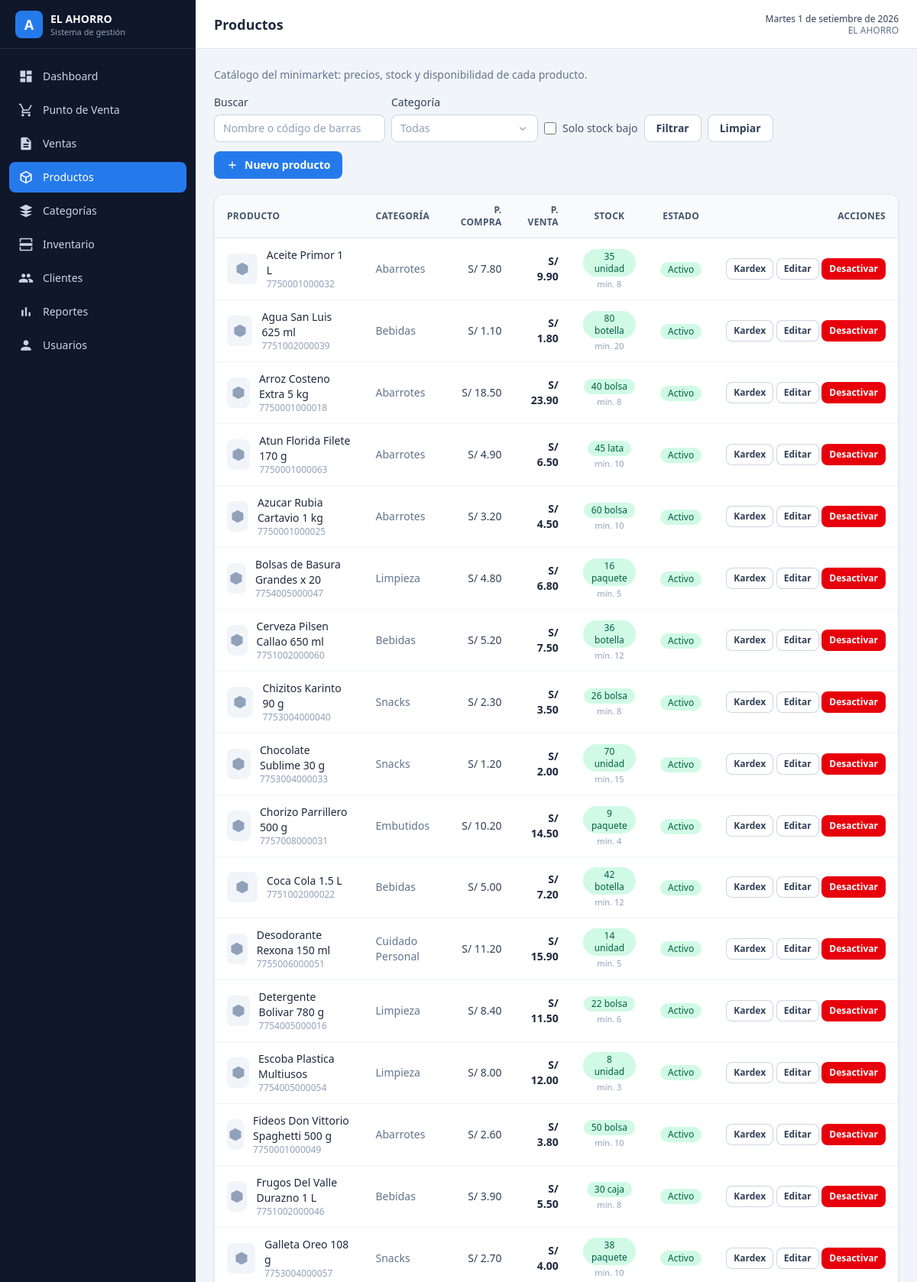
Screenshot of /pages/productos.php (signed in, upper part) with the database file from the repository.
### tables this page shows
CREATE TABLE productos (
    id_producto    INT AUTO_INCREMENT PRIMARY KEY,
    codigo_barras  VARCHAR(50)   NOT NULL,
    nombre         VARCHAR(150)  NOT NULL,
    descripcion    VARCHAR(255)  NULL,
    id_categoria   INT           NOT NULL,
    precio_compra  DECIMAL(10,2) NOT NULL DEFAULT 0.00,
    precio_venta   DECIMAL(10,2) NOT NULL DEFAULT 0.00,
    stock          INT           NOT NULL DEFAULT 0,
    stock_minimo   INT           NOT NULL DEFAULT 5,
    unidad_medida  VARCHAR(20)   NOT NULL DEFAULT 'UNIDAD',
    imagen         VARCHAR(255)  NULL,
    estado         TINYINT(1)    NOT NULL DEFAULT 1,
    created_at     TIMESTAMP     NOT NULL DEFAULT CURRENT_TIMESTAMP,
    updated_at     TIMESTAMP     NULL DEFAULT NULL ON UPDATE CURRENT_TIMESTAMP,
    CONSTRAINT uq_productos_codigo UNIQUE (codigo_barras),
    CONSTRAINT fk_productos_categoria
        FOREIGN KEY (id_categoria) REFERENCES categorias (id_categoria)
        ON UPDATE CASCADE ON DELETE RESTRICT,
    INDEX idx_productos_nombre (nombre),
    INDEX idx_productos_categoria (id_categoria)
);

CREATE TABLE categorias (
    id_categoria INT AUTO_INCREMENT PRIMARY KEY,
    nombre       VARCHAR(80)   NOT NULL,
    descripcion  VARCHAR(255)  NULL,
    estado       TINYINT(1)    NOT NULL DEFAULT 1,
    created_at   TIMESTAMP     NOT NULL DEFAULT CURRENT_TIMESTAMP,
    CONSTRAINT uq_categorias_nombre UNIQUE (nombre)
);

### config.php (called while the page is built, shortened)
<?php
function e($valor)
{
    return htmlspecialchars((string) $valor, ENT_QUOTES, 'UTF-8');
}
function money($monto)
{
    return 'S/ ' . number_format((float) $monto, 2, '.', ',');
}

### middleware/Auth.php (called while the page is built, shortened)
<?php
class Auth
{
    public static function rol()
    {
        return $_SESSION['usuario']['rol'] ?? null;
    }
    public static function esAdministrador()
    {
        return in_array(self::rol(), ['Administrador', 'SuperAdministrador'], true);
    }
}

### database/Conexion.php (called while the page is built)
<?php
class Conexion
{
    private static $instancia = null;
    public static function conectar()
    {
        if (self::$instancia !== null) {
            return self::$instancia;
        }
        try {
            $host = $_ENV['DB_HOST'] ?? (getenv('DB_HOST') ?: 'localhost');
            $db   = $_ENV['DB_NAME'] ?? (getenv('DB_NAME') ?: 'minimarket');
            $user = $_ENV['DB_USER'] ?? (getenv('DB_USER') ?: 'root');
            $pass = $_ENV['DB_PASS'] ?? (getenv('DB_PASS') ?: '');
            $conexion = new PDO(
                'mysql:host=' . $host . ';dbname=' . $db . ';charset=utf8mb4',
                $user,
                $pass,
                [
                    PDO::ATTR_ERRMODE            => PDO::ERRMODE_EXCEPTION,
                    PDO::ATTR_DEFAULT_FETCH_MODE => PDO::FETCH_ASSOC,
                    PDO::ATTR_EMULATE_PREPARES   => false,
                ]
            );
            self::$instancia = $conexion;
            return $conexion;
        } catch (PDOException $e) {
            die('Error de conexión a la base de datos: ' . $e->getMessage());
        }
    }
}

### controllers/ProductoController.php (called while the page is built, shortened)
<?php
require_once __DIR__ . '/../models/Producto.php';
class ProductoController
{
    private $modelo;
    public function __construct()
    {
        $this->modelo = new Producto();
    }
    public function listar($filtros = [])
    {
        return $this->modelo->listar($filtros);
    }
}

### models/Producto.php (called while the page is built, shortened)
<?php
require_once __DIR__ . '/../database/Conexion.php';
class Producto
{
    private $conexion;
    public function __construct()
    {
        $this->conexion = Conexion::conectar();
    }
    public function listar($filtros = [])
    {
        $sql = "
            SELECT
                p.*,
                c.nombre AS categoria
            FROM productos p
            INNER JOIN categorias c ON c.id_categoria = p.id_categoria
            WHERE 1 = 1
        ";
        $parametros = [];
        $sql .= " ORDER BY p.nombre ASC";
        $stmt = $this->conexion->prepare($sql);
        $stmt->execute($parametros);
        return $stmt->fetchAll();
    }
}

### pages/productos.php (the view, shortened to what this page needs)
<?php
require_once __DIR__ . '/../config.php';
require_once __DIR__ . '/../middleware/Auth.php';
require_once __DIR__ . '/../controllers/ProductoController.php';
$esAdmin     = Auth::esAdministrador();
$controlador = new ProductoController();
$filtros = [
    'busqueda'     => trim($_GET['q'] ?? ''),
    'id_categoria' => (int) ($_GET['categoria'] ?? 0),
    'stock_bajo'   => !empty($_GET['stock_bajo']),
];
$productos = $controlador->listar($filtros);
require __DIR__ . '/../components/layout_inicio.php';
?>
<p class="mb-4 text-sm text-slate-500">Catálogo del minimarket: precios, stock y disponibilidad de cada producto.</p>
<div class="mb-5 flex flex-wrap items-end justify-between gap-3">
    <form method="GET" action="<?= BASE_URL ?>productos" class="flex flex-wrap items-end gap-2">
        <div>
            <label for="q" class="etiqueta">Buscar</label>
            <input type="search" id="q" name="q" value="<?= e($filtros['busqueda']) ?>"
                class="campo w-56" placeholder="Nombre o código de barras">
        </div>
        <div>
            <label for="categoria" class="etiqueta">Categoría</label>
        </div>
        <label class="flex items-center gap-2 pb-2 text-sm text-slate-600">
            <input type="checkbox" name="stock_bajo" value="1"
                class="h-4 w-4 rounded border-slate-300 text-marca-600"
                <?= $filtros['stock_bajo'] ? 'checked' : '' ?>>
            Solo stock bajo
        </label>
        <button type="submit" class="btn-secundario">Filtrar</button>
        <a href="<?= BASE_URL ?>productos" class="btn-secundario">Limpiar</a>
    </form>
    <?php if ($esAdmin): ?>
        <button type="button" class="btn-primario" onclick="abrirModal()">
            <svg class="h-4 w-4" viewBox="0 0 24 24" fill="currentColor">
                <path d="M19 13h-6v6h-2v-6H5v-2h6V5h2v6h6v2z" />
            </svg>
            Nuevo producto
        </button>
    <?php endif; ?>
</div>
<div class="tarjeta overflow-hidden">
    <div class="hidden overflow-x-auto sm:block">
        <table class="tabla">
            <thead>
                <tr>
                    <th>Producto</th>
                    <th>Categoría</th>
                    <th class="text-right">P. Compra</th>
                    <th class="text-right">P. Venta</th>
                    <th class="text-center">Stock</th>
                    <th class="text-center">Estado</th>
                    <?php if ($esAdmin): ?><th class="text-right">Acciones</th><?php endif; ?>
                </tr>
            </thead>
            <tbody>
                <?php foreach ($productos as $producto): ?>
                    <?php $bajo = (int) $producto['stock'] <= (int) $producto['stock_minimo']; ?>
                    <tr>
                        <td>
                            <div class="flex items-center gap-3">
                                <?php if (!empty($producto['imagen'])): ?>
                                    <img src="<?= BASE_URL ?>assets/img/productos/<?= e($producto['imagen']) ?>"
                                        alt="" class="h-10 w-10 rounded-lg object-cover ring-1 ring-slate-200">
                                <?php else: ?>
                                    <span class="flex h-10 w-10 items-center justify-center rounded-lg bg-slate-100 text-slate-400">
                                        <svg class="h-5 w-5" viewBox="0 0 24 24" fill="currentColor">
                                            <path d="M12 2 3 7v10l9 5 9-5V7l-9-5z" />
                                        </svg>
                                    </span>
                                <?php endif; ?>
                                <div class="min-w-0">
                                    <p class="font-medium text-slate-800"><?= e($producto['nombre']) ?></p>
                                    <p class="text-xs text-slate-400"><?= e($producto['codigo_barras']) ?></p>
                                </div>
                            </div>
                        </td>
                        <td class="text-slate-500"><?= e($producto['categoria']) ?></td>
                        <td class="text-right"><?= money($producto['precio_compra']) ?></td>
                        <td class="text-right font-semibold text-slate-800"><?= money($producto['precio_venta']) ?></td>
                        <td class="text-center">
                            <span class="<?= $bajo ? 'badge-rojo' : 'badge-verde' ?>">
                                <?= (int) $producto['stock'] ?> <?= e(strtolower($producto['unidad_medida'])) ?>
                            </span>
                            <p class="mt-0.5 text-[11px] text-slate-400">mín. <?= (int) $producto['stock_minimo'] ?></p>
                        </td>
                        <td class="text-center">
                            <?php if ((int) $producto['estado'] === 1): ?>
                                <span class="badge-verde">Activo</span>
                            <?php else: ?>
                                <span class="badge-gris">Inactivo</span>
                            <?php endif; ?>
                        </td>
                        <?php if ($esAdmin): ?>
                            <td class="text-right whitespace-nowrap">
                                <a href="<?= BASE_URL ?>inventario?id_producto=<?= (int) $producto['id_producto'] ?>"
                                    class="btn-secundario btn-sm">Kardex</a>
                                <button type="button" class="btn-secundario btn-sm"
                                    onclick='editar(<?= json_encode($producto, JSON_HEX_APOS | JSON_HEX_QUOT) ?>)'>
                                    Editar
                                </button>
                                <form method="POST" action="<?= BASE_URL ?>productos" class="inline">
                                    <button type="submit"
                                        class="<?= (int) $producto['estado'] === 1 ? 'btn-peligro' : 'btn-exito' ?> btn-sm">
                                        <?= (int) $producto['estado'] === 1 ? 'Desactivar' : 'Activar' ?>
                                    </button>
                                </form>
                            </td>
                        <?php endif; ?>
                    </tr>
                <?php endforeach; ?>
            </tbody>
        </table>
    </div>
</div>
<?php require __DIR__ . '/../components/layout_fin.php'; ?>

### rows the page displays
productos: nombre "Aceite Primor 1 L", codigo_barras "7750001000032", id_categoria.nombre "Abarrotes", precio_compra "S/ 7.80", precio_venta "S/ 9.90", stock "35", unidad_medida "unidad", stock_minimo "8", estado "Activo"
productos: nombre "Agua San Luis 625 ml", codigo_barras "7751002000039", id_categoria.nombre "Bebidas", precio_compra "S/ 1.10", precio_venta "S/ 1.80", stock "80", unidad_medida "botella", stock_minimo "20", estado "Activo"
productos: nombre "Arroz Costeno Extra 5 kg", codigo_barras "7750001000018", id_categoria.nombre "Abarrotes", precio_compra "S/ 18.50", precio_venta "S/ 23.90", stock "40", unidad_medida "bolsa", stock_minimo "8", estado "Activo"
productos: nombre "Atun Florida Filete 170 g", codigo_barras "7750001000063", id_categoria.nombre "Abarrotes", precio_compra "S/ 4.90", precio_venta "S/ 6.50", stock "45", unidad_medida "lata", stock_minimo "10", estado "Activo"
productos: nombre "Azucar Rubia Cartavio 1 kg", codigo_barras "7750001000025", id_categoria.nombre "Abarrotes", precio_compra "S/ 3.20", precio_venta "S/ 4.50", stock "60", unidad_medida "bolsa", stock_minimo "10", estado "Activo"
productos: nombre "Bolsas de Basura Grandes x 20", codigo_barras "7754005000047", id_categoria.nombre "Limpieza", precio_compra "S/ 4.80", precio_venta "S/ 6.80", stock "16", unidad_medida "paquete", stock_minimo "5", estado "Activo"
productos: nombre "Cerveza Pilsen Callao 650 ml", codigo_barras "7751002000060", id_categoria.nombre "Bebidas", precio_compra "S/ 5.20", precio_venta "S/ 7.50", stock "36", unidad_medida "botella", stock_minimo "12", estado "Activo"
productos: nombre "Chizitos Karinto 90 g", codigo_barras "7753004000040", id_categoria.nombre "Snacks", precio_compra "S/ 2.30", precio_venta "S/ 3.50", stock "26", unidad_medida "bolsa", stock_minimo "8", estado "Activo"
productos: nombre "Chocolate Sublime 30 g", codigo_barras "7753004000033", id_categoria.nombre "Snacks", precio_compra "S/ 1.20", precio_venta "S/ 2.00", stock "70", unidad_medida "unidad", stock_minimo "15", estado "Activo"
productos: nombre "Chorizo Parrillero 500 g", codigo_barras "7757008000031", id_categoria.nombre "Embutidos", precio_compra "S/ 10.20", precio_venta "S/ 14.50", stock "9", unidad_medida "paquete", stock_minimo "4", estado "Activo"
productos: nombre "Coca Cola 1.5 L", codigo_barras "7751002000022", id_categoria.nombre "Bebidas", precio_compra "S/ 5.00", precio_venta "S/ 7.20", stock "42", unidad_medida "botella", stock_minimo "12", estado "Activo"
productos: nombre "Desodorante Rexona 150 ml", codigo_barras "7755006000051", id_categoria.nombre "Cuidado Personal", precio_compra "S/ 11.20", precio_venta "S/ 15.90", stock "14", unidad_medida "unidad", stock_minimo "5", estado "Activo"
productos: nombre "Detergente Bolivar 780 g", codigo_barras "7754005000016", id_categoria.nombre "Limpieza", precio_compra "S/ 8.40", precio_venta "S/ 11.50", stock "22", unidad_medida "bolsa", stock_minimo "6", estado "Activo"
productos: nombre "Escoba Plastica Multiusos", codigo_barras "7754005000054", id_categoria.nombre "Limpieza", precio_compra "S/ 8.00", precio_venta "S/ 12.00", stock "8", unidad_medida "unidad", stock_minimo "3", estado "Activo"
productos: nombre "Fideos Don Vittorio Spaghetti 500 g", codigo_barras "7750001000049", id_categoria.nombre "Abarrotes", precio_compra "S/ 2.60", precio_venta "S/ 3.80", stock "50", unidad_medida "bolsa", stock_minimo "10", estado "Activo"
productos: nombre "Frugos Del Valle Durazno 1 L", codigo_barras "7751002000046", id_categoria.nombre "Bebidas", precio_compra "S/ 3.90", precio_venta "S/ 5.50", stock "30", unidad_medida "caja", stock_minimo "8", estado "Activo"
productos: nombre "Galleta Oreo 108 g", codigo_barras "7753004000057", id_categoria.nombre "Snacks", precio_compra "S/ 2.70", precio_venta "S/ 4.00", stock "38", unidad_medida "paquete", stock_minimo "10", estado "Activo"

### other values shown
$__nombreComercial "EL AHORRO"
$item['texto'] "Dashboard"
$item['texto'] "Punto de Venta"
$item['texto'] "Ventas"
$item['texto'] "Productos"
$item['texto'] "Categorías"
$item['texto'] "Inventario"
$item['texto'] "Clientes"
$item['texto'] "Reportes"
$item['texto'] "Usuarios"
$titulo "Productos"
strftime_es() "Martes 1 de setiembre de 2026"
